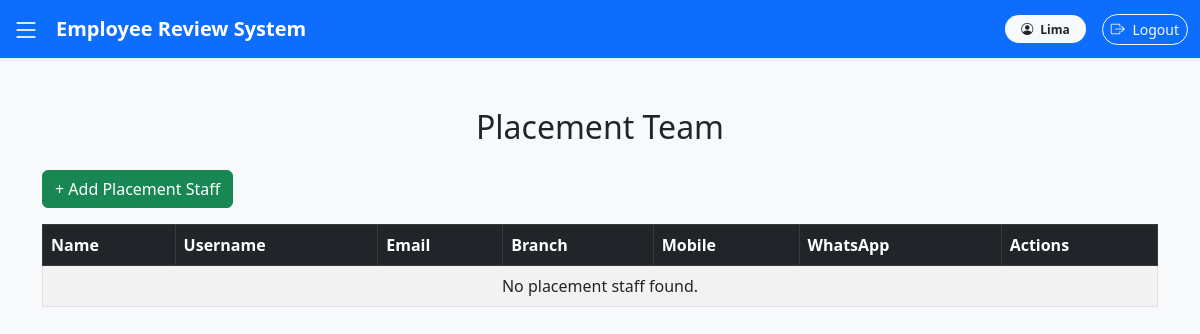
Before: /placement/ (signed in) with the older database file.
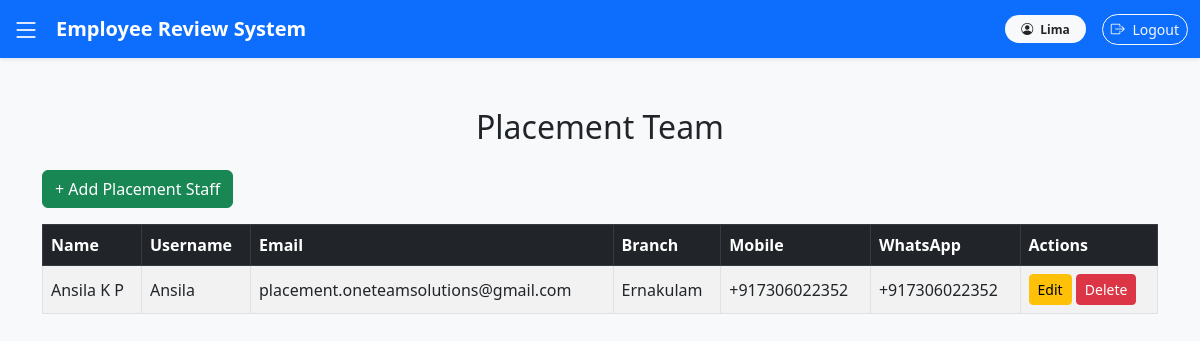
After: the same page with the newer database file.
### settings_app/models.py (models this page shows, shortened)
class Master(models.Model):
    created_date = models.DateTimeField(auto_now_add=True)
    isactive = models.BooleanField(default=True,verbose_name="Active")
    created_user = models.ForeignKey(User, null=True, blank=True, on_delete=models.CASCADE)
    class Meta:
        abstract = True
        ordering = ['-isactive']

class PlacementProfile(Master):
    user = models.OneToOneField(User, on_delete=models.CASCADE, related_name="placement_user")
    branch = models.ForeignKey(Branch, on_delete=models.CASCADE)
    mobile_no = PhoneNumberField(null=True, blank=True, region='IN')  # 'IN' for India
    whatsapp_no = PhoneNumberField(null=True, blank=True, region='IN')

class Branch(Master):
    name = models.CharField(max_length=100, unique=True)

### settings_app/views.py (the view)
# urls.py: path('placement/', views.placement_list, name='placement_list'),
@login_required
def placement_list(request):
    placements = PlacementProfile.objects.select_related("user", "branch").all()
    return render(request, "settings_app/placement_list.html", {"placements": placements})

### settings_app/templates/settings_app/placement_list.html (shortened to what this page needs)
{% extends "base.html" %}
{% block content %}
<div class="container mt-5">
    <h2 class="text-center mb-4">Placement Team</h2>
    <a href="{% url 'add_placement' %}" class="btn btn-success mb-3">+ Add Placement Staff</a>
    <div class="table-responsive">
      <table class="table table-striped table-bordered align-middle">
          <thead class="table-dark">
              <tr>
                  <th>Name</th>
                  <th>Username</th>
                  <th>Email</th>
                  <th>Branch</th>
                  <th>Mobile</th>
                  <th>WhatsApp</th>
                  <th>Actions</th>
              </tr>
          </thead>
          <tbody>
              {% for placement in placements %}
              <tr>
                  <td>{{ placement.user.first_name }} {{ placement.user.last_name }}</td>
                  <td>{{ placement.user.username }}</td>
                  <td>{{ placement.user.email }}</td>
                  <td>{{ placement.branch.name }}</td>
                  <td>{{ placement.mobile_no }}</td>
                  <td>{{ placement.whatsapp_no }}</td>
                  <td>
                      <a href="{% url 'edit_placement' placement.id %}" class="btn btn-warning btn-sm">Edit</a>
                      <a href="{% url 'delete_placement' placement.id %}" class="btn btn-danger btn-sm">Delete</a>
                  </td>
              </tr>
              {% empty %}
              <tr>
                  <td colspan="7" class="text-center">No placement staff found.</td>
              </tr>
              {% endfor %}
          </tbody>
      </table>
    </div>
</div>
{% endblock %}

Changed rows visible on the page:
added PlacementProfile: user.first_name "Ansila", user.last_name "K P", user.username "Ansila", user.email "placement.oneteamsolutions@gmail.com", branch.name "Ernakulam", mobile_no "+917306022352", whatsapp_no "+917306022352"
Other visible differences:
text no longer shown: "No placement staff found."
